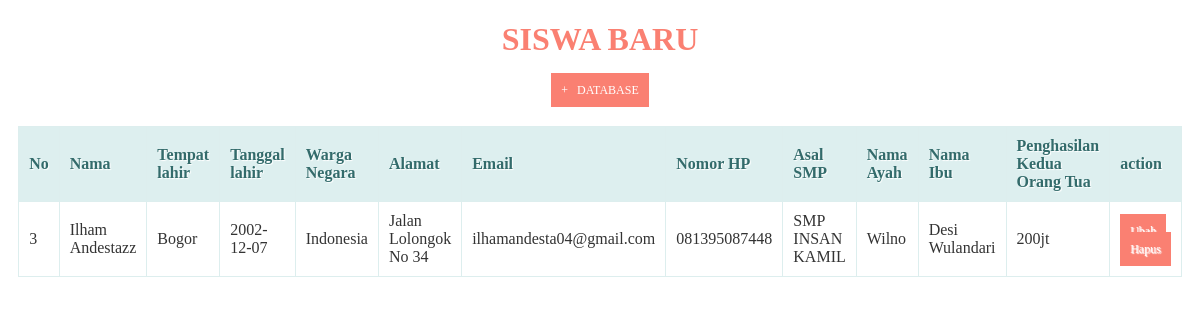
The page /tampilandata.php on the database its author committed.
### tables this page shows
CREATE TABLE `andestaz7` (
  `id` int(11) NOT NULL,
  `nama` varchar(250) NOT NULL,
  `tempat_lahir` varchar(250) NOT NULL,
  `tgl_lahir` date NOT NULL,
  `warga` varchar(250) NOT NULL,
  `alamat` varchar(250) NOT NULL,
  `email` varchar(250) NOT NULL,
  `nohp` varchar(250) NOT NULL,
  `asalsmp` varchar(250) NOT NULL,
  `ayah` varchar(250) NOT NULL,
  `ibu` varchar(250) NOT NULL,
  `penghasilanorangtua` varchar(250) NOT NULL
);

### andestaz7/functions.php (called while the page is built, shortened)
<?php
$conn = mysqli_connect("localhost", "root", "", "andesta7");
function query($query)
{
    global $conn;
    $result = mysqli_query($conn, $query);
    $rows = [];
    while ($row = mysqli_fetch_assoc($result)) {
        $rows[] = $row;
    }
    return $rows;
}

### tampilandata.php (the view, shortened to what this page needs)
<?php
  require 'functions.php';
  $user= query("SELECT * FROM andestaz7");
?>
<!DOCTYPE html>
<html>
  <head>
  </head>
  <body>
    <center><h1>SISWA BARU</h1><center>
    <center><a href="tambah_produk.php">+ &nbsp; DATABASE</a><center>
    <br/>
    <table>
      <thead>
        <tr>
          <th>No</th>
          <th>Nama</th>
          <th>Tempat lahir</th>
          <th>Tanggal lahir</th>
          <th>Warga Negara</th>
          <th>Alamat</th>
          <th>Email</th>
          <th>Nomor HP</th>
          <th>Asal SMP</th>
          <th>Nama Ayah</th>
          <th>Nama Ibu</th>
          <th>Penghasilan Kedua Orang Tua</th>
          <th>action</th>
        </tr>
    </thead>
    <?php foreach ($user as $u) : ?>
    <tbody>
       <tr>
          <td><?= $u['id'] ?></td>
          <td><?= $u['nama'] ?></td>
          <td><?= $u['tempat_lahir'] ?></td>
          <td><?= $u['tgl_lahir'] ?></td>
          <td><?= $u['warga'] ?></td>
          <td><?= $u['alamat'] ?></td>
          <td><?= $u['email'] ?></td>
          <td><?= $u['nohp'] ?></td>
          <td><?= $u['asalsmp'] ?></td>
          <td><?= $u['ayah'] ?></td>
          <td><?= $u['ibu'] ?></td>
          <td><?= $u['penghasilanorangtua'] ?></td>
          <td>
            <a href="ubah.php?id=<?= $u['id'] ?>">Ubah</a>
            <br>
            <a href="hapus.php?id=<?= $u['id'] ?>">Hapus</a>
          </td>
    </tbody>
    <?php endforeach ?>
    </table>
  </body>
</html>

### tampilandata.php (style rules this page uses)
* { font-family: "Trebuchet MS"; }
h1 { text-transform: uppercase; color: salmon; }
table { border: solid 1px #DDEEEE; border-collapse: collapse; border-spacing: 0; width: 70%; margin: 10px auto 10px auto; }
table thead th { background-color: #DDEFEF; border: solid 1px #DDEEEE; color: #336B6B; padding: 10px; text-align: left; text-shadow: 1px 1px 1px #fff; text-decoration: none; }
table tbody td { border: solid 1px #DDEEEE; color: #333; padding: 10px; text-shadow: 1px 1px 1px #fff; }
a { background-color: salmon; color: #fff; padding: 10px; text-decoration: none; font-size: 12px; }

### rows shown on the page
andestaz7: id "3", nama "Ilham Andestazz", tempat_lahir "Bogor", tgl_lahir "2002-12-07", warga "Indonesia", alamat "Jalan Lolongok No 34", email "ilhamandesta04@gmail.com", nohp "081395087448", asalsmp "SMP INSAN KAMIL", ayah "Wilno", ibu "Desi Wulandari", penghasilanorangtua "200jt"
